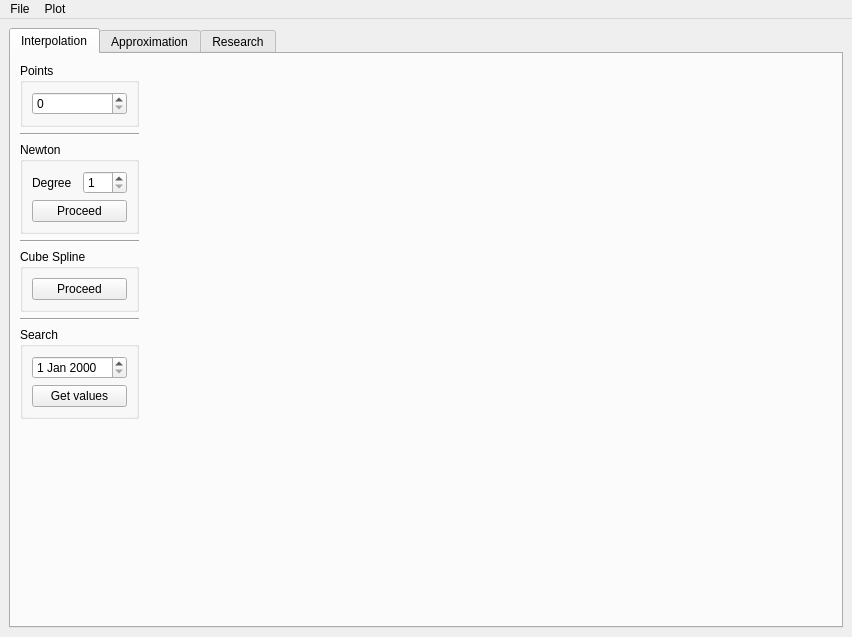
<?xml version="1.0" encoding="UTF-8"?>
<ui version="4.0">
 <class>MainWindow</class>
 <widget class="QMainWindow" name="MainWindow">
  <property name="geometry">
   <rect>
    <x>0</x>
    <y>0</y>
    <width>852</width>
    <height>637</height>
   </rect>
  </property>
  <property name="windowTitle">
   <string>Algorithmic Trading</string>
  </property>
  <widget class="QWidget" name="centralwidget">
   <layout class="QVBoxLayout" name="verticalLayout_13">
    <item>
     <widget class="QTabWidget" name="tabWidget">
      <property name="sizePolicy">
       <sizepolicy hsizetype="Preferred" vsizetype="Expanding">
        <horstretch>0</horstretch>
        <verstretch>0</verstretch>
       </sizepolicy>
      </property>
      <property name="tabPosition">
       <enum>QTabWidget::North</enum>
      </property>
      <property name="tabShape">
       <enum>QTabWidget::Rounded</enum>
      </property>
      <property name="currentIndex">
       <number>0</number>
      </property>
      <widget class="QWidget" name="interpolation_tab">
       <attribute name="title">
        <string>Interpolation</string>
       </attribute>
       <layout class="QHBoxLayout" name="horizontalLayout">
        <item>
         <layout class="QVBoxLayout" name="verticalLayout">
          <item>
           <widget class="QGroupBox" name="groupBox">
            <property name="title">
             <string>Points</string>
            </property>
            <layout class="QVBoxLayout" name="verticalLayout_2">
             <item>
              <widget class="QSpinBox" name="interpolation_points_spin_box">
               <property name="maximum">
                <number>16777215</number>
               </property>
              </widget>
             </item>
            </layout>
           </widget>
          </item>
          <item>
           <widget class="Line" name="line_3">
            <property name="orientation">
             <enum>Qt::Horizontal</enum>
            </property>
           </widget>
          </item>
          <item>
           <widget class="QGroupBox" name="groupBox_5">
            <property name="title">
             <string>Newton</string>
            </property>
            <layout class="QVBoxLayout" name="verticalLayout_6">
             <item>
              <layout class="QHBoxLayout" name="horizontalLayout_2">
               <item>
                <widget class="QLabel" name="label_3">
                 <property name="text">
                  <string>Degree</string>
                 </property>
                </widget>
               </item>
               <item>
                <widget class="QSpinBox" name="interpolation_degree_spin_box">
                 <property name="minimum">
                  <number>1</number>
                 </property>
                 <property name="maximum">
                  <number>50</number>
                 </property>
                </widget>
               </item>
              </layout>
             </item>
             <item>
              <widget class="QPushButton" name="interpolation_newton_plot_button">
               <property name="text">
                <string>Proceed</string>
               </property>
              </widget>
             </item>
            </layout>
           </widget>
          </item>
          <item>
           <widget class="Line" name="line_6">
            <property name="orientation">
             <enum>Qt::Horizontal</enum>
            </property>
           </widget>
          </item>
          <item>
           <widget class="QGroupBox" name="groupBox_7">
            <property name="title">
             <string>Cube Spline</string>
            </property>
            <layout class="QVBoxLayout" name="verticalLayout_8">
             <item>
              <widget class="QPushButton" name="interpolation_spline_plot_button">
               <property name="text">
                <string>Proceed</string>
               </property>
              </widget>
             </item>
            </layout>
           </widget>
          </item>
          <item>
           <widget class="Line" name="line_2">
            <property name="orientation">
             <enum>Qt::Horizontal</enum>
            </property>
           </widget>
          </item>
          <item>
           <widget class="QGroupBox" name="groupBox_6">
            <property name="title">
             <string>Search</string>
            </property>
            <layout class="QVBoxLayout" name="verticalLayout_7">
             <item>
              <widget class="QDateEdit" name="interpolation_date_edit"/>
             </item>
             <item>
              <widget class="QPushButton" name="interpolation_search_button">
               <property name="text">
                <string>Get values</string>
               </property>
              </widget>
             </item>
            </layout>
           </widget>
          </item>
          <item>
           <spacer name="verticalSpacer">
            <property name="orientation">
             <enum>Qt::Vertical</enum>
            </property>
            <property name="sizeHint" stdset="0">
             <size>
              <width>17</width>
              <height>37</height>
             </size>
            </property>
           </spacer>
          </item>
         </layout>
        </item>
        <item>
         <widget class="Plot" name="interpolation_plot" native="true">
          <property name="sizePolicy">
           <sizepolicy hsizetype="Expanding" vsizetype="Expanding">
            <horstretch>0</horstretch>
            <verstretch>0</verstretch>
           </sizepolicy>
          </property>
         </widget>
        </item>
       </layout>
      </widget>
      <widget class="QWidget" name="approximation_tab">
       <attribute name="title">
        <string>Approximation</string>
       </attribute>
       <layout class="QHBoxLayout" name="horizontalLayout_3">
        <item>
         <layout class="QVBoxLayout" name="verticalLayout_12">
          <item>
           <widget class="QGroupBox" name="groupBox_2">
            <property name="title">
             <string>Points</string>
            </property>
            <layout class="QVBoxLayout" name="verticalLayout_4">
             <item>
              <widget class="QSpinBox" name="approximation_points_spin_box">
               <property name="maximum">
                <number>16777215</number>
               </property>
              </widget>
             </item>
            </layout>
           </widget>
          </item>
          <item>
           <widget class="Line" name="line_4">
            <property name="orientation">
             <enum>Qt::Horizontal</enum>
            </property>
           </widget>
          </item>
          <item>
           <widget class="QGroupBox" name="groupBox_9">
            <property name="title">
             <string>Degree</string>
            </property>
            <layout class="QVBoxLayout" name="verticalLayout_10">
             <item>
              <widget class="QSpinBox" name="approximation_degree_spin_box">
               <property name="minimum">
                <number>1</number>
               </property>
               <property name="maximum">
                <number>50</number>
               </property>
              </widget>
             </item>
            </layout>
           </widget>
          </item>
          <item>
           <widget class="QGroupBox" name="groupBox_10">
            <property name="title">
             <string>Period</string>
            </property>
            <layout class="QVBoxLayout" name="verticalLayout_11">
             <item>
              <widget class="QSpinBox" name="period_spin_box">
               <property name="suffix">
                <string> d</string>
               </property>
               <property name="value">
                <number>14</number>
               </property>
              </widget>
             </item>
            </layout>
           </widget>
          </item>
          <item>
           <widget class="QPushButton" name="approximation_plot_button">
            <property name="text">
             <string>Proceed</string>
            </property>
           </widget>
          </item>
          <item>
           <widget class="Line" name="line">
            <property name="orientation">
             <enum>Qt::Horizontal</enum>
            </property>
           </widget>
          </item>
          <item>
           <widget class="QGroupBox" name="groupBox_8">
            <property name="title">
             <string>Search</string>
            </property>
            <layout class="QVBoxLayout" name="verticalLayout_9">
             <item>
              <widget class="QDateEdit" name="approximation_date_edit"/>
             </item>
             <item>
              <widget class="QPushButton" name="approximation_search_button">
               <property name="text">
                <string>Get value</string>
               </property>
              </widget>
             </item>
            </layout>
           </widget>
          </item>
          <item>
           <widget class="QGroupBox" name="groupBox_11">
            <property name="title">
             <string>Research</string>
            </property>
            <layout class="QVBoxLayout" name="verticalLayout_15">
             <item>
              <widget class="QPushButton" name="approximation_research_button">
               <property name="text">
                <string>Proceed</string>
               </property>
              </widget>
             </item>
            </layout>
           </widget>
          </item>
          <item>
           <spacer name="verticalSpacer_3">
            <property name="orientation">
             <enum>Qt::Vertical</enum>
            </property>
            <property name="sizeHint" stdset="0">
             <size>
              <width>20</width>
              <height>214</height>
             </size>
            </property>
           </spacer>
          </item>
         </layout>
        </item>
        <item>
         <widget class="Plot" name="approximation_plot" native="true">
          <property name="sizePolicy">
           <sizepolicy hsizetype="Expanding" vsizetype="Expanding">
            <horstretch>0</horstretch>
            <verstretch>0</verstretch>
           </sizepolicy>
          </property>
         </widget>
        </item>
       </layout>
      </widget>
      <widget class="QWidget" name="research_tab">
       <attribute name="title">
        <string>Research</string>
       </attribute>
       <layout class="QHBoxLayout" name="horizontalLayout_4">
        <item>
         <layout class="QVBoxLayout" name="verticalLayout_14">
          <item>
           <widget class="QGroupBox" name="groupBox_4">
            <property name="title">
             <string>Points</string>
            </property>
            <layout class="QVBoxLayout" name="verticalLayout_5">
             <item>
              <widget class="QSpinBox" name="research_points_spin_box">
               <property name="maximum">
                <number>16777215</number>
               </property>
              </widget>
             </item>
            </layout>
           </widget>
          </item>
          <item>
           <widget class="QGroupBox" name="groupBox_3">
            <property name="title">
             <string>Partitions</string>
            </property>
            <layout class="QVBoxLayout" name="verticalLayout_3">
             <item>
              <widget class="QSpinBox" name="research_partitions_spin_box">
               <property name="minimum">
                <number>1</number>
               </property>
              </widget>
             </item>
            </layout>
           </widget>
          </item>
          <item>
           <widget class="QPushButton" name="interpolation_research_button">
            <property name="sizePolicy">
             <sizepolicy hsizetype="Minimum" vsizetype="Fixed">
              <horstretch>0</horstretch>
              <verstretch>0</verstretch>
             </sizepolicy>
            </property>
            <property name="text">
             <string>Proceed</string>
            </property>
           </widget>
          </item>
          <item>
           <spacer name="verticalSpacer_2">
            <property name="orientation">
             <enum>Qt::Vertical</enum>
            </property>
            <property name="sizeHint" stdset="0">
             <size>
              <width>20</width>
              <height>179</height>
             </size>
            </property>
           </spacer>
          </item>
         </layout>
        </item>
        <item>
         <widget class="Plot" name="researchPlot" native="true">
          <property name="sizePolicy">
           <sizepolicy hsizetype="Expanding" vsizetype="Expanding">
            <horstretch>0</horstretch>
            <verstretch>0</verstretch>
           </sizepolicy>
          </property>
         </widget>
        </item>
       </layout>
      </widget>
     </widget>
    </item>
   </layout>
  </widget>
  <widget class="QMenuBar" name="menubar">
   <property name="geometry">
    <rect>
     <x>0</x>
     <y>0</y>
     <width>852</width>
     <height>22</height>
    </rect>
   </property>
   <widget class="QMenu" name="menuFile">
    <property name="title">
     <string>File</string>
    </property>
    <addaction name="actionOpen"/>
    <addaction name="separator"/>
    <addaction name="actionQuit"/>
   </widget>
   <widget class="QMenu" name="menuPlot">
    <property name="title">
     <string>Plot</string>
    </property>
    <addaction name="actionClear"/>
   </widget>
   <addaction name="menuFile"/>
   <addaction name="menuPlot"/>
  </widget>
  <action name="actionOpen">
   <property name="text">
    <string>Open</string>
   </property>
   <property name="shortcut">
    <string>Ctrl+O</string>
   </property>
  </action>
  <action name="actionClear">
   <property name="text">
    <string>Clear</string>
   </property>
   <property name="shortcut">
    <string>Ctrl+C</string>
   </property>
  </action>
  <action name="actionQuit">
   <property name="text">
    <string>Quit</string>
   </property>
   <property name="shortcut">
    <string>Ctrl+Q</string>
   </property>
  </action>
 </widget>
 <customwidgets>
  <customwidget>
   <class>Plot</class>
   <extends>QWidget</extends>
   <header>plot.h</header>
   <container>1</container>
  </customwidget>
 </customwidgets>
 <resources/>
 <connections>
  <connection>
   <sender>actionOpen</sender>
   <signal>triggered()</signal>
   <receiver>MainWindow</receiver>
   <slot>OnActionOpenTriggered()</slot>
   <hints>
    <hint type="sourcelabel">
     <x>-1</x>
     <y>-1</y>
    </hint>
    <hint type="destinationlabel">
     <x>425</x>
     <y>318</y>
    </hint>
   </hints>
  </connection>
  <connection>
   <sender>actionClear</sender>
   <signal>triggered()</signal>
   <receiver>MainWindow</receiver>
   <slot>OnActionClearTriggered()</slot>
   <hints>
    <hint type="sourcelabel">
     <x>-1</x>
     <y>-1</y>
    </hint>
    <hint type="destinationlabel">
     <x>425</x>
     <y>318</y>
    </hint>
   </hints>
  </connection>
  <connection>
   <sender>actionQuit</sender>
   <signal>triggered()</signal>
   <receiver>MainWindow</receiver>
   <slot>OnActionQuitTriggered()</slot>
   <hints>
    <hint type="sourcelabel">
     <x>-1</x>
     <y>-1</y>
    </hint>
    <hint type="destinationlabel">
     <x>425</x>
     <y>318</y>
    </hint>
   </hints>
  </connection>
  <connection>
   <sender>interpolation_newton_plot_button</sender>
   <signal>clicked()</signal>
   <receiver>MainWindow</receiver>
   <slot>OnInterpolationNewtonPlotButtonClicked()</slot>
   <hints>
    <hint type="sourcelabel">
     <x>70</x>
     <y>206</y>
    </hint>
    <hint type="destinationlabel">
     <x>425</x>
     <y>318</y>
    </hint>
   </hints>
  </connection>
  <connection>
   <sender>interpolation_spline_plot_button</sender>
   <signal>clicked()</signal>
   <receiver>MainWindow</receiver>
   <slot>OnInterpolationSplinePlotButtonClicked()</slot>
   <hints>
    <hint type="sourcelabel">
     <x>70</x>
     <y>281</y>
    </hint>
    <hint type="destinationlabel">
     <x>425</x>
     <y>318</y>
    </hint>
   </hints>
  </connection>
  <connection>
   <sender>approximation_plot_button</sender>
   <signal>clicked()</signal>
   <receiver>MainWindow</receiver>
   <slot>OnApproximationPlotButtonClicked()</slot>
   <hints>
    <hint type="sourcelabel">
     <x>70</x>
     <y>278</y>
    </hint>
    <hint type="destinationlabel">
     <x>425</x>
     <y>318</y>
    </hint>
   </hints>
  </connection>
  <connection>
   <sender>interpolation_search_button</sender>
   <signal>clicked()</signal>
   <receiver>MainWindow</receiver>
   <slot>OnInterpolationSearchButtonClicked()</slot>
   <hints>
    <hint type="sourcelabel">
     <x>70</x>
     <y>384</y>
    </hint>
    <hint type="destinationlabel">
     <x>425</x>
     <y>318</y>
    </hint>
   </hints>
  </connection>
  <connection>
   <sender>approximation_search_button</sender>
   <signal>clicked()</signal>
   <receiver>MainWindow</receiver>
   <slot>OnApproximationSearchButtonClicked()</slot>
   <hints>
    <hint type="sourcelabel">
     <x>70</x>
     <y>371</y>
    </hint>
    <hint type="destinationlabel">
     <x>425</x>
     <y>318</y>
    </hint>
   </hints>
  </connection>
  <connection>
   <sender>interpolation_research_button</sender>
   <signal>clicked()</signal>
   <receiver>MainWindow</receiver>
   <slot>OnInterpolationResearchButtonClicked()</slot>
   <hints>
    <hint type="sourcelabel">
     <x>65</x>
     <y>205</y>
    </hint>
    <hint type="destinationlabel">
     <x>425</x>
     <y>318</y>
    </hint>
   </hints>
  </connection>
  <connection>
   <sender>approximation_research_button</sender>
   <signal>clicked()</signal>
   <receiver>MainWindow</receiver>
   <slot>OnApproximationResearchButtonClicked()</slot>
   <hints>
    <hint type="sourcelabel">
     <x>70</x>
     <y>437</y>
    </hint>
    <hint type="destinationlabel">
     <x>425</x>
     <y>318</y>
    </hint>
   </hints>
  </connection>
 </connections>
 <slots>
  <slot>OnActionOpenTriggered()</slot>
  <slot>OnActionClearTriggered()</slot>
  <slot>OnActionQuitTriggered()</slot>
  <slot>OnInterpolationNewtonPlotButtonClicked()</slot>
  <slot>OnInterpolationSplinePlotButtonClicked()</slot>
  <slot>OnApproximationPlotButtonClicked()</slot>
  <slot>OnInterpolationSearchButtonClicked()</slot>
  <slot>OnApproximationSearchButtonClicked()</slot>
  <slot>OnInterpolationResearchButtonClicked()</slot>
  <slot>OnApproximationResearchButtonClicked()</slot>
 </slots>
</ui>
